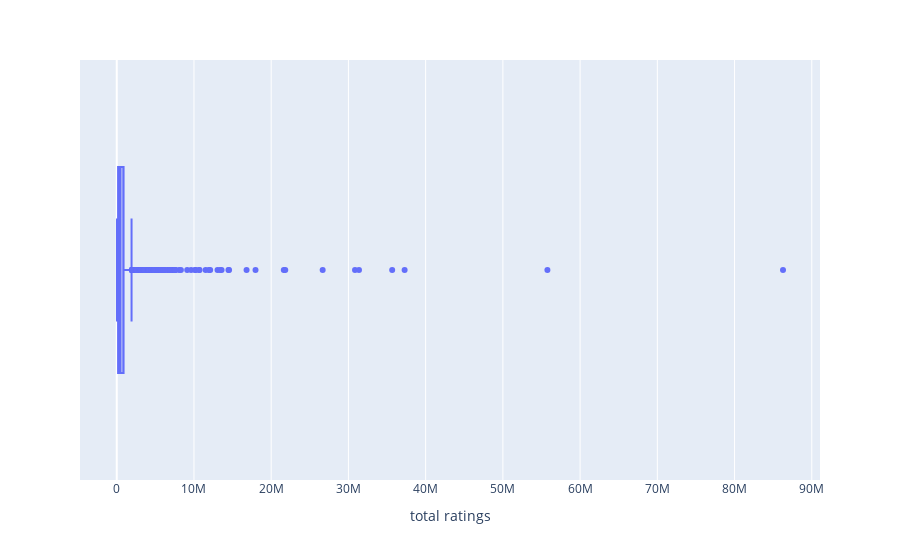

Notebook code cell kept with this figure:
### Code cell
fig = px.box(df, x= 'total ratings', hover_data = df[['title','category']])
fig.update_traces(quartilemethod="inclusive")
fig.show()

### Figure 1 — Plotly figure (JSON) as saved in the notebook; plotly's stock layout.template omitted (floating-point values rounded to 4 significant figures; data arrays with more than 128 entries replaced by an {"elided": "..."} marker saying what was removed)
{"data": [{"alignmentgroup": "True", "customdata": {"elided": "1730x2 str values"}, "hovertemplate": "total ratings=%{x}<br>title=%{customdata[0]}<br>category=%{customdata[1]}<extra></extra>", "legendgroup": "", "marker": {"color": "#636efa"}, "name": "", "notched": false, "offsetgroup": "", "orientation": "h", "quartilemethod": "inclusive", "showlegend": false, "type": "box", "x": {"elided": "1730 int values"}, "x0": " ", "xaxis": "x", "y0": " ", "yaxis": "y"}], "layout": {"boxmode": "group", "legend": {"tracegroupgap": 0}, "margin": {"t": 60}, "xaxis": {"anchor": "y", "domain": [0, 1], "title": {"text": "total ratings"}}, "yaxis": {"anchor": "x", "domain": [0, 1]}}}
